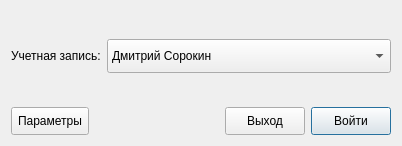
<?xml version="1.0" encoding="UTF-8"?>
<ui version="4.0">
 <class>DialogAuthorize</class>
 <widget class="QDialog" name="DialogAuthorize">
  <property name="geometry">
   <rect>
    <x>0</x>
    <y>0</y>
    <width>402</width>
    <height>146</height>
   </rect>
  </property>
  <property name="windowTitle">
   <string>Авторизация</string>
  </property>
  <property name="windowIcon">
   <iconset theme="dialog-password">
    <normaloff>.</normaloff>.</iconset>
  </property>
  <layout class="QVBoxLayout" name="verticalLayout">
   <item>
    <spacer name="verticalSpacer_2">
     <property name="orientation">
      <enum>Qt::Vertical</enum>
     </property>
     <property name="sizeHint" stdset="0">
      <size>
       <width>20</width>
       <height>20</height>
      </size>
     </property>
    </spacer>
   </item>
   <item>
    <layout class="QGridLayout" name="gridLayout">
     <item row="0" column="0">
      <widget class="QLabel" name="label">
       <property name="sizePolicy">
        <sizepolicy hsizetype="Fixed" vsizetype="Preferred">
         <horstretch>0</horstretch>
         <verstretch>0</verstretch>
        </sizepolicy>
       </property>
       <property name="text">
        <string>Учетная запись:</string>
       </property>
      </widget>
     </item>
     <item row="0" column="1">
      <widget class="QComboBox" name="listAccounts">
       <property name="minimumSize">
        <size>
         <width>0</width>
         <height>34</height>
        </size>
       </property>
       <property name="iconSize">
        <size>
         <width>32</width>
         <height>32</height>
        </size>
       </property>
       <item>
        <property name="text">
         <string>Дмитрий Сорокин</string>
        </property>
        <property name="icon">
         <iconset resource="res/resource.qrc">
          <normaloff>:/icons/icon.svg</normaloff>:/icons/icon.svg</iconset>
        </property>
       </item>
      </widget>
     </item>
    </layout>
   </item>
   <item>
    <spacer name="verticalSpacer">
     <property name="orientation">
      <enum>Qt::Vertical</enum>
     </property>
     <property name="sizeHint" stdset="0">
      <size>
       <width>20</width>
       <height>20</height>
      </size>
     </property>
    </spacer>
   </item>
   <item>
    <layout class="QHBoxLayout" name="horizontalLayout">
     <item>
      <widget class="QToolButton" name="buttonSettings">
       <property name="minimumSize">
        <size>
         <width>28</width>
         <height>28</height>
        </size>
       </property>
       <property name="text">
        <string>Параметры</string>
       </property>
       <property name="icon">
        <iconset theme="configure">
         <normaloff>.</normaloff>.</iconset>
       </property>
       <property name="iconSize">
        <size>
         <width>18</width>
         <height>18</height>
        </size>
       </property>
       <property name="toolButtonStyle">
        <enum>Qt::ToolButtonTextBesideIcon</enum>
       </property>
      </widget>
     </item>
     <item>
      <spacer name="horizontalSpacer">
       <property name="orientation">
        <enum>Qt::Horizontal</enum>
       </property>
       <property name="sizeHint" stdset="0">
        <size>
         <width>80</width>
         <height>20</height>
        </size>
       </property>
      </spacer>
     </item>
     <item>
      <widget class="QPushButton" name="buttonExit">
       <property name="minimumSize">
        <size>
         <width>28</width>
         <height>28</height>
        </size>
       </property>
       <property name="text">
        <string>Выход</string>
       </property>
      </widget>
     </item>
     <item>
      <widget class="QPushButton" name="buttonLogin">
       <property name="minimumSize">
        <size>
         <width>28</width>
         <height>28</height>
        </size>
       </property>
       <property name="text">
        <string>Войти</string>
       </property>
       <property name="default">
        <bool>true</bool>
       </property>
      </widget>
     </item>
    </layout>
   </item>
  </layout>
 </widget>
 <resources>
  <include location="res/resource.qrc"/>
 </resources>
 <connections>
  <connection>
   <sender>buttonExit</sender>
   <signal>clicked()</signal>
   <receiver>DialogAuthorize</receiver>
   <slot>reject()</slot>
   <hints>
    <hint type="sourcelabel">
     <x>248</x>
     <y>78</y>
    </hint>
    <hint type="destinationlabel">
     <x>261</x>
     <y>156</y>
    </hint>
   </hints>
  </connection>
 </connections>
</ui>
